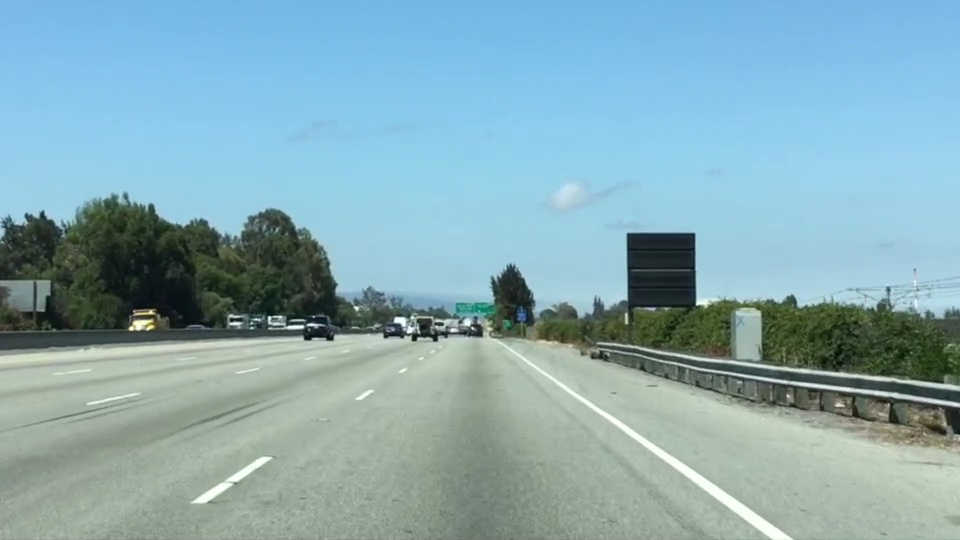
#> input picture 2018_self_driving_car/01_computer_vision_and_deep_learning/02_computer_vision_fundamentals/test.jpg, 960 x 540 px; its folder holds only this picture in this run
$ python -i p01_test_images.py   (imports and definitions only)
#> lines starting #> are read from the running program, lines starting #| are printed output that depends on the picture; after the words box and inside, x2 and y2 are one past the last pixel; in counts of white or black regions, pixels touching at a corner belong together
#!/usr/bin/env python
import os

import cv2
import matplotlib.image as mpimg
import numpy as np


def region_of_interest(img, vertices):
    """
    Applies an image mask.
    Only keeps the region of the image defined by the polygon
    formed from `vertices`. The rest of the image is set to black.
    """
    # Define a blank mask to start with
    mask = np.zeros_like(img)

    # Define a 3 channel or 1 channel color to fill the mask with depending on
    # the input image
    if len(img.shape) > 2:
        channel_count = img.shape[2]  # i.e. 3 or 4 depending on your image
        ignore_mask_color = (255,) * channel_count
    else:
        ignore_mask_color = 255
    # Fill pixels inside the polygon defined by "vertices" with the fill color
    cv2.fillPoly(mask, vertices, ignore_mask_color)
    # Return the image only where mask pixels are nonzero
    return cv2.bitwise_and(img, mask)


def draw_lines(img, lines, bgr_color=[0, 0, 255], thickness=2):
    """
    NOTE: this is the function you might want to use as a starting point once
    you want to average/extrapolate the line segments you detect to map out the
    full extent of the lane (going from the result shown in
    raw-lines-example.mp4 to that shown in P1_example.mp4).

    Think about things like separating line segments by their
    slope ((y2-y1)/(x2-x1)) to decide which segments are part of the left
    line vs. the right line.  Then, you can average the position of each of
    the lines and extrapolate to the top and bottom of the lane.

    This function draws `lines` with `color` and `thickness`.
    Lines are drawn on the image inplace (mutates the image).
    If you want to make the lines semi-transparent, think about combining
    this function with the weighted_img() function below
    """
    for line in lines:
        for x1, y1, x2, y2 in line:
            cv2.line(img, (x1, y1), (x2, y2), bgr_color, thickness)


def hough_lines(img, rho, theta, threshold, min_line_len, max_line_gap):
    """
    `img` should be the output of a Canny transform.

    Returns an image with hough lines drawn.
    """
    lines = cv2.HoughLinesP(img, rho, theta, threshold, np.array([]),
                            min_line_len, max_line_gap)
    line_img = np.zeros((img.shape[0], img.shape[1], 3), dtype=np.uint8)
    draw_lines(line_img, lines)
    return line_img


def process_img(img_data):
    """Process an image."""
    gray = cv2.cvtColor(img_data, cv2.COLOR_RGB2GRAY)
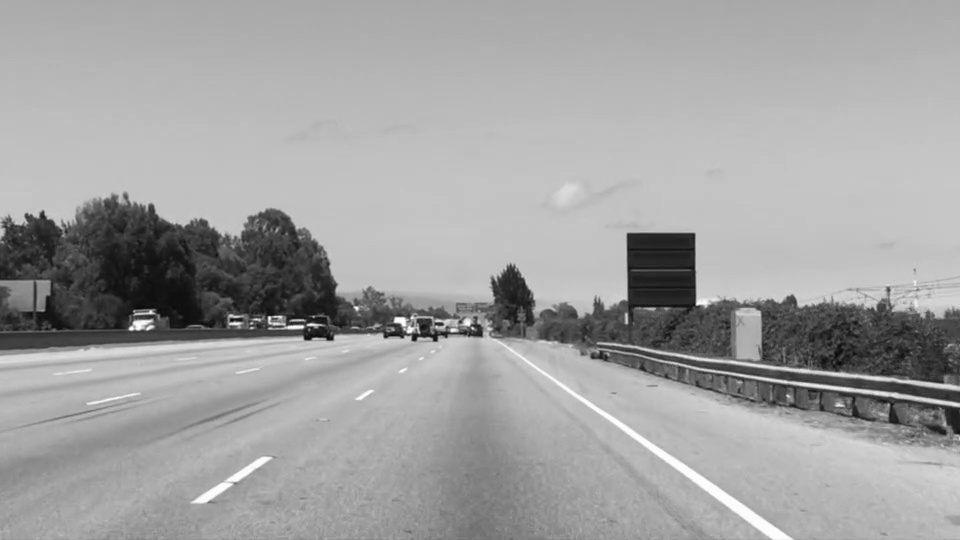
#> gray: shape (540, 960); min 6, max 254, mean 161.4

    kernel_size = 3
    blur_gray = cv2.GaussianBlur(gray, (kernel_size, kernel_size), 0)

    low_threshold = 50
    high_threshold = 200
    edges = cv2.Canny(blur_gray, low_threshold, high_threshold)
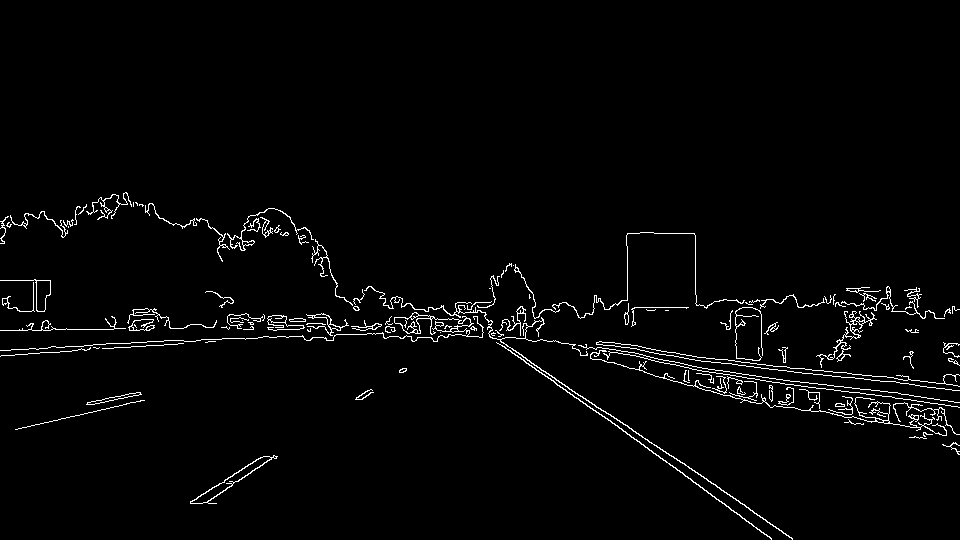
#> edges: shape (540, 960); 2.3% white in thin lines or dots, all inside (x1, y1, x2, y2) = (0, 192, 960, 540)

    left_bottom = [0, 539]
    right_bottom = [960, 539]
    apex = [480, 305]
    masked_edges = region_of_interest(
        edges, np.array([[left_bottom, right_bottom, apex]]))
#> in region_of_interest, `cv2.fillPoly(mask, vertices, ignore_mask_color)`:
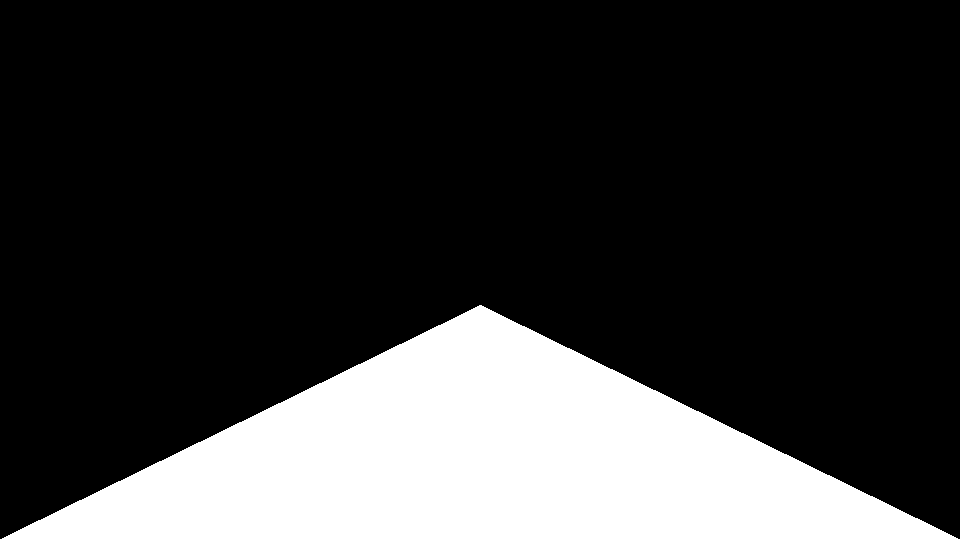
#> mask: shape (540, 960); 21.8% white; 1 white region, box (x1, y1, x2, y2) and area: (0, 305, 960, 540) 113160
#> in region_of_interest, `return cv2.bitwise_and(img, mask)`:
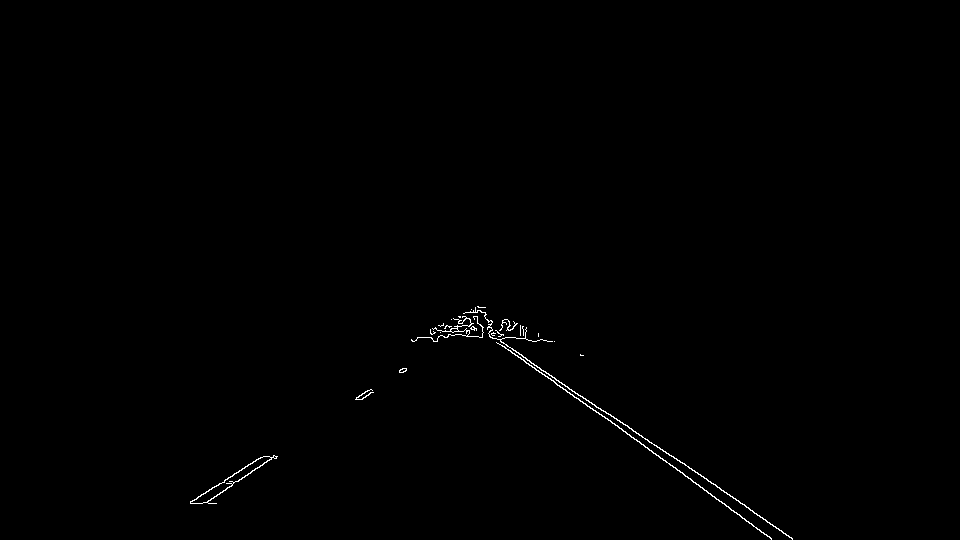
#> returned value: shape (540, 960); 0.37% white in thin lines or dots, all inside (x1, y1, x2, y2) = (190, 306, 793, 540)

    RHO = 1
    THETA = np.pi / 180
    min_pixel_threshold = 5
    min_line_length = 150
    max_line_gap = 100
    line_img = hough_lines(masked_edges, RHO, THETA, min_pixel_threshold,
                           min_line_length, max_line_gap)
#> in hough_lines, `lines = cv2.HoughLinesP(img, rho, theta, threshold, np.array([]), min_..`: lines = [[465, 316, 771, 538], [463, 313, 769, 536], [463, 321, 723, 490], [264, 456, 485, 318], [206, 502, 485, 307], [231, 486, 481, 311], [455, 326, 628, 426], [460, 323, 610, 414], [274, 458, 477, 321], [210, 503, 458, 330], [482, 329, 771, 539], [500, 344, 674, 457]]
#> the loop in draw_lines, `for line in lines:` made 12 passes
    return cv2.addWeighted(img_data, 0.8, line_img, 1, 0)
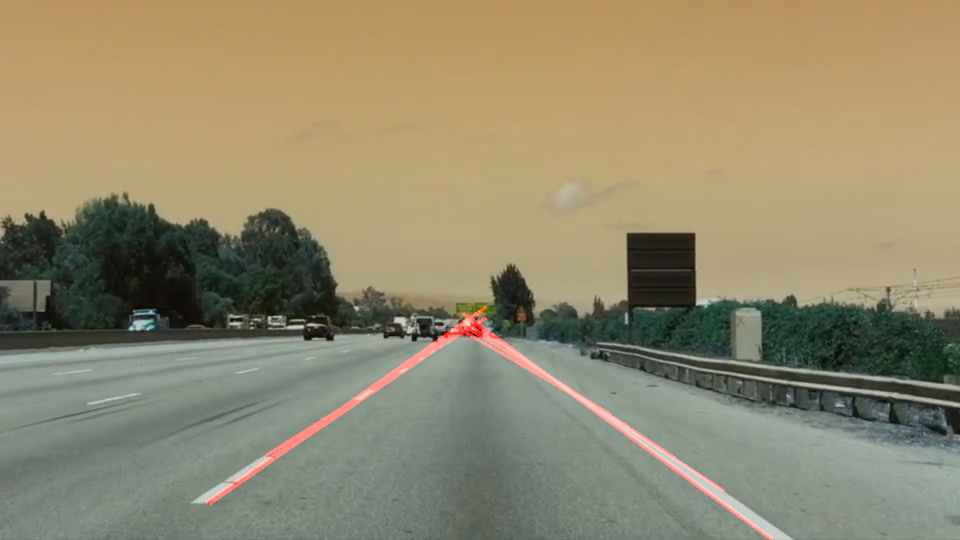
#> returned value: shape (540, 960, 3); mean of channels 0, 1, 2 108.4, 136.9, 144.6; drawn as B, G, R


# [10 lines not run here, left out]

>>> import cv2
>>> picture = cv2.cvtColor(cv2.imread('../02_computer_vision_fundamentals/test.jpg'), cv2.COLOR_BGR2RGB)
>>> result = process_img(picture)
